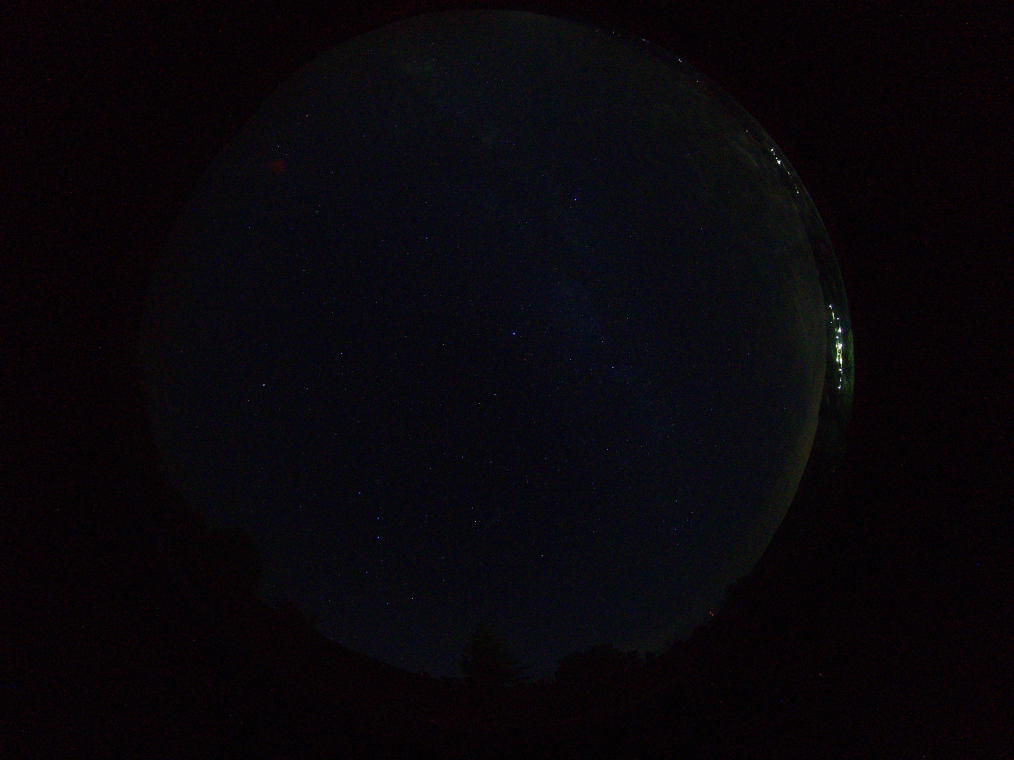
#> input picture examples/images/2026_07_08_01_01_06.jpg, 4056 x 3040 px (shown at 1/4 size)
$ python -i detect.py   (imports and definitions only)
#> lines starting #> are read from the running program, lines starting #| are printed output that depends on the picture; after the words box and inside, x2 and y2 are one past the last pixel; in counts of white or black regions, pixels touching at a corner belong together
"""Image loading, sky-disc detection and star detection (DAOStarFinder)."""
from __future__ import annotations

import re
from dataclasses import dataclass, field
from datetime import datetime, timedelta, timezone
from pathlib import Path
from typing import Any, Dict, Optional, Tuple
from zoneinfo import ZoneInfo

import numpy as np

FILENAME_TIME = re.compile(r"(\d{4})[-_](\d{2})[-_](\d{2})[-_T](\d{2})[-_](\d{2})[-_](\d{2})")


@dataclass
class Detections:
    x: np.ndarray
    y: np.ndarray
    flux: np.ndarray
    peak: np.ndarray
    background: float = 0.0
    noise: float = 0.0

    def __len__(self) -> int:
        return int(self.x.size)

    @property
    def xy(self) -> np.ndarray:
        return np.column_stack([self.x, self.y])

    # [4 lines left out: function order, not called in this run]

    @property
    def instrumental_mag(self) -> np.ndarray:
        return -2.5 * np.log10(np.clip(self.flux, 1e-3, None))


# [64 lines left out: functions read_image, to_gray, read_exif, frame_time, not called in this run]


def sky_disc(gray: np.ndarray) -> Tuple[float, float, float]:
    """Centre and radius (pixels) of the illuminated disc of a fisheye frame (the lens horizon).

    Threshold halfway between the centre and the corners of a blurred, downsampled copy, then the
    minimum enclosing circle of the largest connected component.
    """
    import cv2

    scale = 8
    small = cv2.resize(gray, (gray.shape[1] // scale, gray.shape[0] // scale), interpolation=cv2.INTER_AREA)
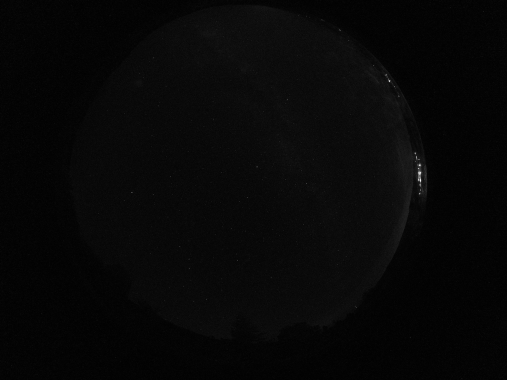
#> small: shape (380, 507); min 1, max 242, mean 7.2
    small = cv2.GaussianBlur(small, (0, 0), 3)
    h, w = small.shape
#> h = 380; w = 507
    centre = float(np.median(small[h // 2 - 20:h // 2 + 20, w // 2 - 20:w // 2 + 20]))
#> centre = 9
    corners = float(np.median(np.concatenate([small[:15, :15].ravel(), small[:15, -15:].ravel(), small[-15:, :15].ravel(), small[-15:, -15:].ravel()])))
#> corners = 4
    thr = 0.5 * (centre + corners)
#> thr = 6.5
    mask = (small > thr).astype(np.uint8)
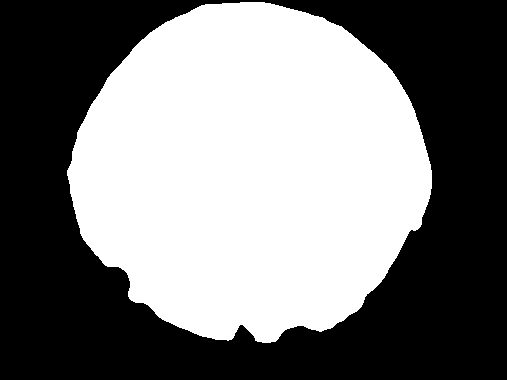
#> mask: shape (380, 507); values 0 (black) and 1 (white), 48.5% white; 1 white region
    contours, _ = cv2.findContours(mask, cv2.RETR_EXTERNAL, cv2.CHAIN_APPROX_SIMPLE)
#> contours = 1 contour; box (x1, y1, x2, y2) and area: (67, 2, 432, 343) 92968
    if not contours:
        return gray.shape[1] / 2.0, gray.shape[0] / 2.0, 0.475 * min(gray.shape)
    c = max(contours, key=cv2.contourArea)
#> c = contour of 535 points, box (x1, y1, x2, y2) (67, 2, 432, 343), area 92968
    (cx, cy), r = cv2.minEnclosingCircle(c)
#> cx = 249; cy = 179; r = 182.2
    return float(cx * scale), float(cy * scale), float(r * scale)


# [66 lines left out: functions disc_mask, detect_stars, _detect_tiled, not called in this run]


@dataclass
class Frame:
    """One image ready for calibration: detections, sky disc and mid-exposure instant (UTC)."""
    path: Path
    utc: datetime
    exposure_s: float
    shape: Tuple[int, int]
    detections: Detections
    disc: Tuple[float, float, float]
    gray: Optional[np.ndarray] = None
    info: Dict[str, Any] = field(default_factory=dict)

    @property
    def width(self) -> int:
        return self.shape[1]

    @property
    def height(self) -> int:
        return self.shape[0]


# [18 lines left out: function load_frame, not called in this run]

>>> import cv2
>>> picture = cv2.imread('../examples/images/2026_07_08_01_01_06.jpg', cv2.IMREAD_GRAYSCALE)
>>> result = sky_disc(picture)
#> result = (1992, 1432, 1457.8)

$ run again, on examples/images/2026_08_09_03_00_46.jpg
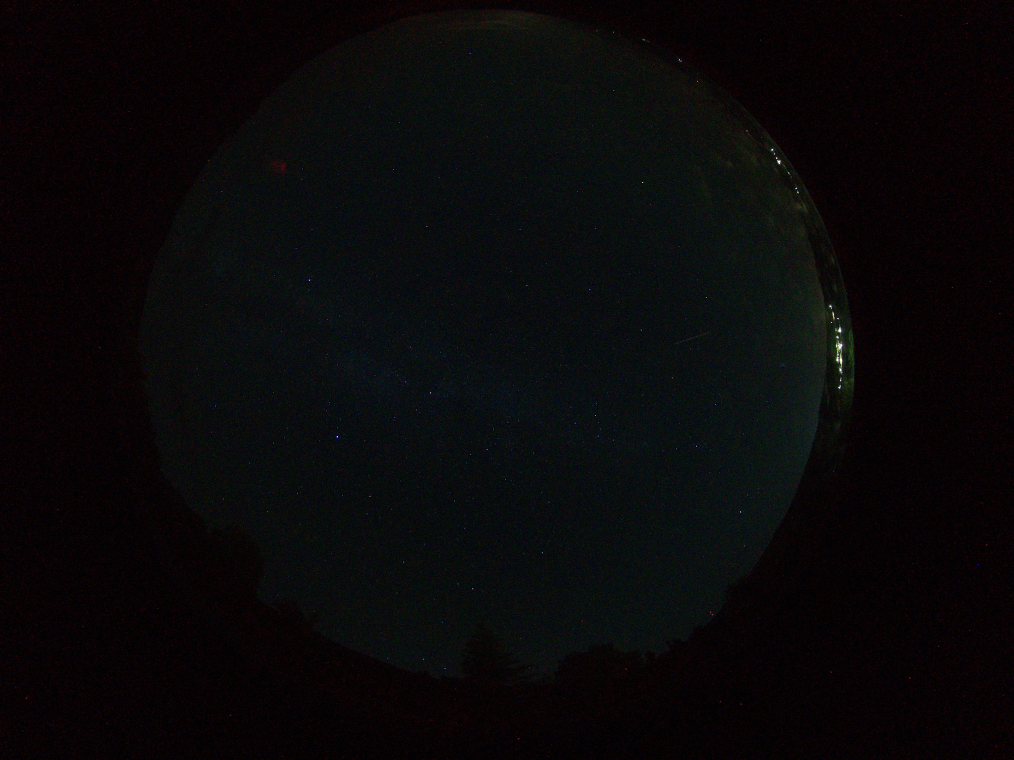
#> input picture examples/images/2026_08_09_03_00_46.jpg, 4056 x 3040 px (shown at 1/4 size)
#> centre = 14
#> corners = 4
#> thr = 9
#> in sky_disc, `mask = (small > thr).astype(np.uint8)`:
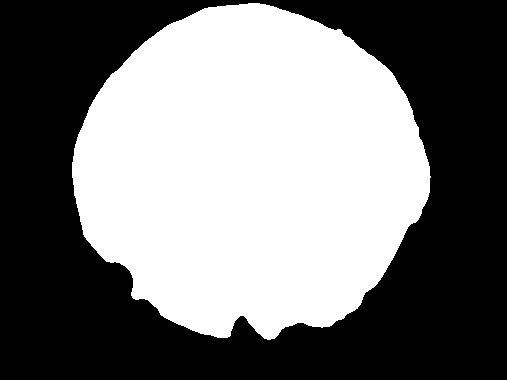
#> mask: shape (380, 507); values 0 (black) and 1 (white), 46.9% white; 1 white region
#> contours = 1 contour; box (x1, y1, x2, y2) and area: (72, 3, 431, 340) 89830
#> c = contour of 554 points, box (x1, y1, x2, y2) (72, 3, 431, 340), area 89830
#> cx = 250.9; cy = 172.6; r = 179.2
#> result = (2007, 1380.7, 1433.5)
